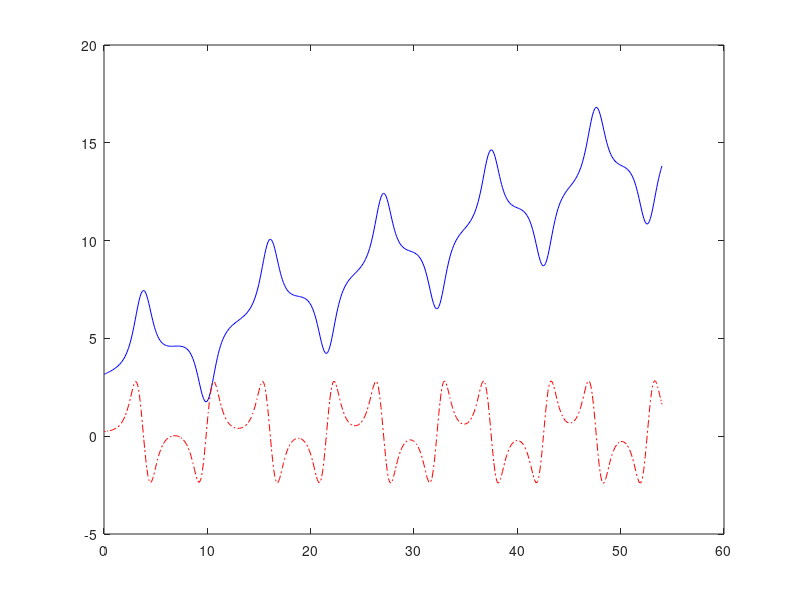
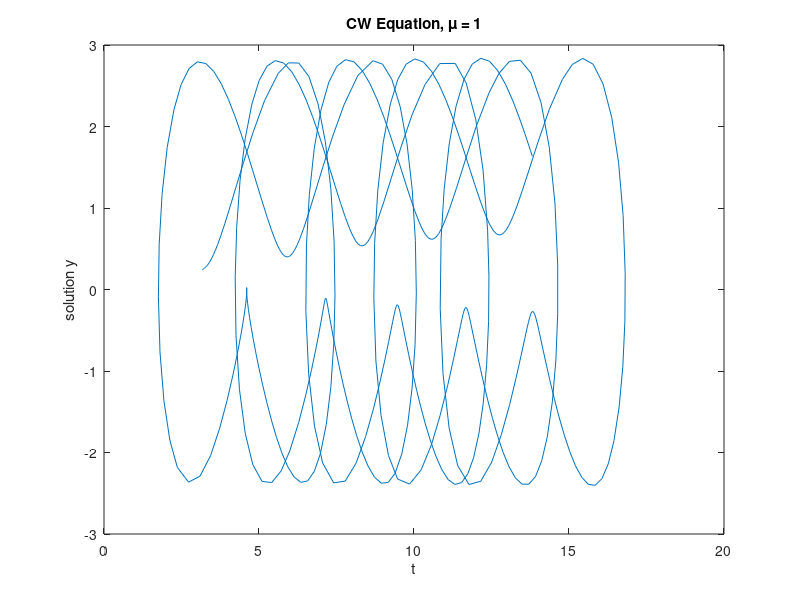

The MATLAB script that drew these images, in order:
% 2019.4.2   
% though I use the "Weighter" in the name "CW" but there is no gravity really.
% Only the people's "PB/PE brings profit" thought pull the M back.  
function cwode

tspan = [0, 54];       % 36 times/1. 1year=5.  25=1Period. 250=10Period
%-------------------- Init ------------------------------
%y0 = [pi; 0];                %  init value. [y(t0);  y'=f(t,y) ]   
%y0 = [ 0.123;  -pi];         %  static: [y(t0);  y'(t0);     ]  
y0 = [3.16; 0.24];           %  [ y(t0):3.14+V*t ;    ;   ]  

% [K = 1.115; J = 1.90; V =0.56 ] 
% [K = 1.274; J = 4.012; V =0.0667; y0=[0.123, -pi] ]
M0 = 1.000;
K0 = 1.274000;            % K: W coefficient.  4/*3.14
J0 = 4.012000;             % J: Casine coefficient.
V = 0.2133;        % (PE =15,V=0.0667 ) (PE = 30, V=0.0333)
cnt = 0

%[t,y] = ode15s(@cwe,tspan,y0,options);
%ode = @(t,y) vanderpoldemo(t,y,Mu);
%[t,y] = ode45(ode, tspan, y0);

%----------------- Apply ODE resolver ------------------------
% output: a column vector of t & solution array y(1st column: y1, 2nd: y2
[t,y] = ode45(@cwe, tspan, y0);
%[t,y,te,ye,ie] = ode45(@f,tspan,y0,options);
%fprintf('y is %f \n', y);

% Plot of the solution
plot(t, y(:,1),'-b',  t, y(:,2), '-.r' )
figure;
plot(  y(:,1), y(:,2));
xlabel('t')
ylabel('solution y')
title('CW Equation, \mu = 1')

%axis([tspan(1) tspan(end) -2.5 2.5]); 
%legend('y_1','y_2')


  %--------------------- ODE ---------------------------
  function dydt = cwe_static(t,y)   % no grow
  % Defines the equation for cw.
    dydt = [y(2); J0 * sin(y(1))- K0 * y(1)];      
  end

  function dydt = cwe(t,y)
    coelist = make_coe(M0, K0, J0, t);
    coeJ = coelist(1);
    coeK = coelist(2);
    if isnan(coeJ)     coeJ = J0;  end
    if isnan(coeK)     coeK = K0;  end
    cnt = cnt + 1;
    fprintf('coeJ:%f, coeK: %f, t:%f,V*t:%f, cnt:%f \n', ...
                 coeJ,     coeK,     t,    V*t,   cnt);
    % Defines the equation for cw.
    dydt = [y(2);  coeJ *sin(y(1)-(pi+V*t)) - coeK *(y(1)-(pi+V*t)) ];
    %dydt = [y(2); (1-y(1)^2)*y(2)+ J*sin(y(1))- K*y(1)]; 
    
    fprintf('@2: [%f, %f]  y(1):%f y(2): %f \n',y, y(1),y(2));
  end

  function coes = make_coe(M0, K0, J0, t)
      M = M0 * t;     % ??
      K = K0 * t;
      J = J0 * t;
      Jcoe = J/M;
      Kcoe = K/M;
      coes = [Jcoe, Kcoe];
      %fprintf('t:%f, J:%f, K:%f, M:%f; V*t:%f \n', t, J, K, M,  V*t);
  end

end  % end cwode

